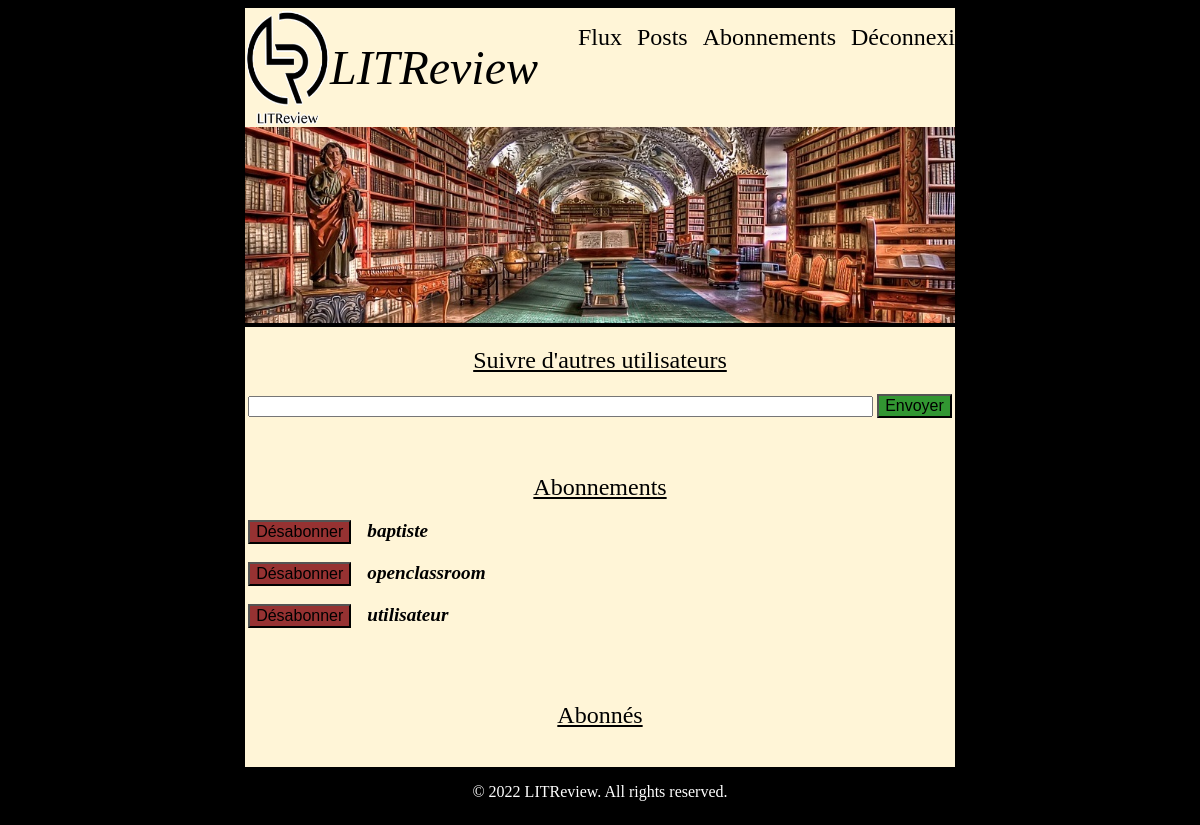
Page /follow/ (signed in) on the committed database.
### blog/models.py (models this page shows)
class UserFollows(models.Model):
    user = models.ForeignKey(to=User, null=False, on_delete=models.CASCADE,
                             related_name='following')
    followed_user = models.ForeignKey(to=User, null=False, on_delete=models.CASCADE,
                                      related_name='followed_by')
    class Meta:
        unique_together = ("user", "followed_user")

class User(AbstractUser):
    pass

### blog/views.py (the view, shortened to what this page needs)
# urls.py: path('follow/', views.follow, name="follow"),
@login_required
def follow(request):
    current_user = request.user
    error_msg = ''
    form = forms.FollowUser()
    followers = []
    following = []
    for obj in UserFollows.objects.all():
        if obj.followed_user.id == current_user.id:
            followers.append(obj.user)
        if obj.user.id == current_user.id:
            following.append(obj)
    return render(request, 'blog/follow.html',
                  {'css_name': 'blog/follow.css',
                   'page_title': 'LITReview - Follow',
                   'nav_bar': 'true',
                   'followers': followers,
                   'following': following,
                   'form_add': form,
                   'error_msg': error_msg})

### blog/forms.py
class FollowUser(forms.Form):
    username = forms.CharField(max_length=100)

### blog/templates/blog/follow.html (shortened to what this page needs)
{% extends 'blog/base.html' %}
{% block content %}
    <section id="my_container">
        <div id="form">
            <h2>Suivre d'autres utilisateurs</h2>
            <p>
                <form method="post" action="{% url 'follow' %}">
                    <input type="text" name="{{ form_add.username.html_name }}" size="75" maxlength="{{ username.field.max_length }}" required autofocus/>
                    <button id="send_button"> Envoyer </button>
                </form>
            </p>
            <p>
            <h2>Abonnements</h2>
            {% for follow in following %}
                    <button class="delete_button" onclick="window.location.href='{% url 'follow_delete' follow.id %}';"> Désabonner </button>
                    <em>{{ follow.followed_user.username }}</em></br></br>
            {% endfor %}
            </p>
                <p>
                    <h2>Abonnés</h2>
                </p>
        </div>
    </section>
{% endblock %}

### blog/static/blog/follow.css (style rules this page uses)
#page_body { background-color: black; }
#my_container { background-color: rgb(255,245,215); display: flex; flex-direction: row; justify-content: space-around; }
#form { background-color: rgb(255,245,215); display: table; }
#form p { display: table-row; line-height : 200%; }
#form input { display: table-cell; }
h2 { text-align: center; font-size: 1.5em; color: black; font-family: "Times New Roman", Times, serif; font-weight: normal; text-decoration: underline; }
#send_button { font-size: 1.0em; background-color: rgb(50,150,50); color: black; }
.delete_button { font-size: 1.0em; margin-right: 1.0em; background-color: rgb(150,50,50); color: black; }
em { font-size: 1.2em; font-weight: bold; }

### rows in the picture
UserFollows: followed_user.username "baptiste"
UserFollows: followed_user.username "openclassroom"
UserFollows: followed_user.username "utilisateur"
